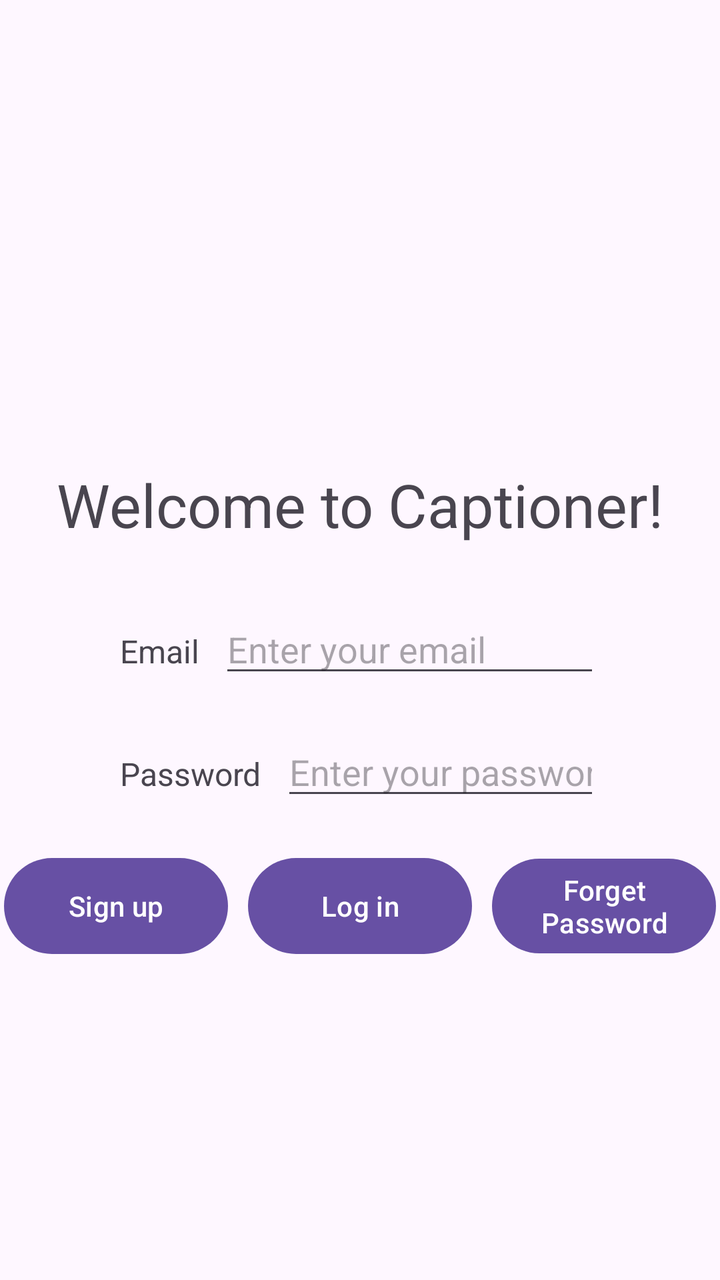
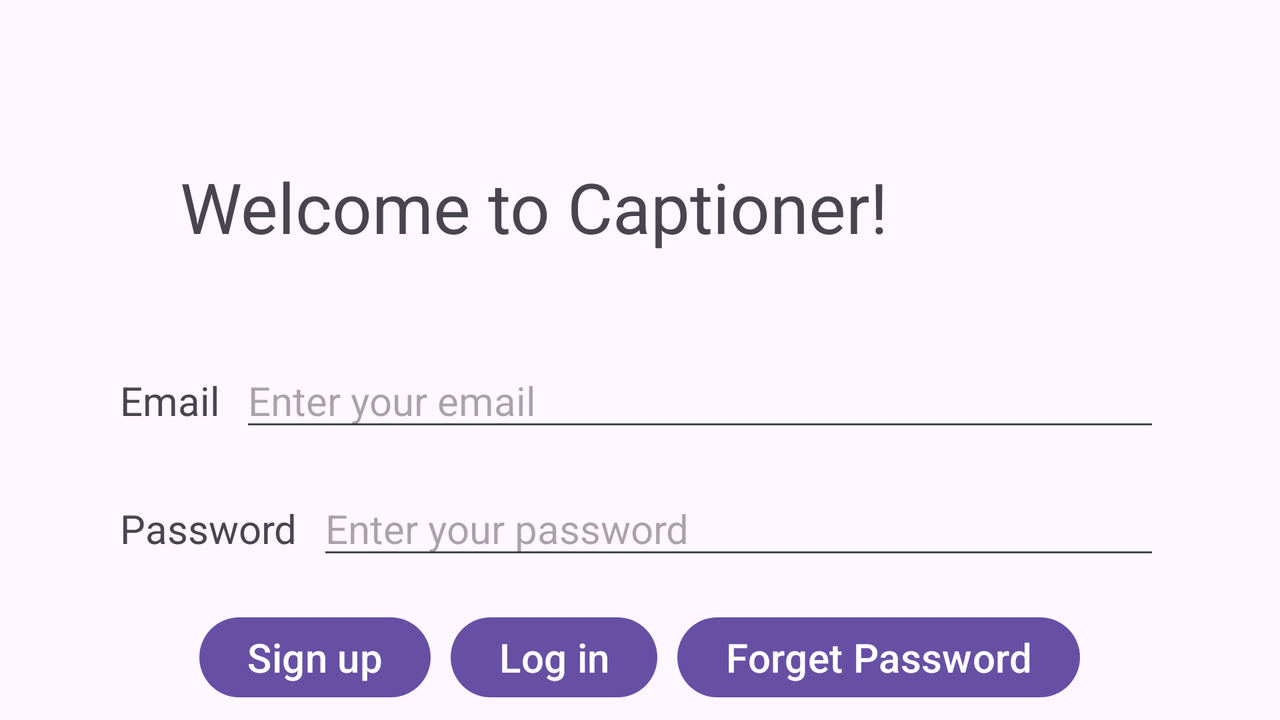

Compare how this app lays out the same screen by default and in its alternative resource folder. The renders come first, then the two layout files and the values they reference.
<!-- AndroidManifest.xml: application theme Theme.Captioner -->
<!-- res/layout/activity_login.xml -->
<?xml version="1.0" encoding="utf-8"?>
<RelativeLayout xmlns:android="http://schemas.android.com/apk/res/android"
    xmlns:tools="http://schemas.android.com/tools"
    android:layout_width="match_parent"
    android:layout_height="match_parent">

    <ImageView
        android:id="@+id/logoImage"
        android:layout_width="139dp"
        android:layout_height="112dp"
        android:layout_centerHorizontal="true"
        android:layout_marginTop="100dp"
        android:src="@drawable/baseline_smart_display_24" />

    <TextView
        android:id="@+id/welcomeText"
        android:layout_width="wrap_content"
        android:layout_height="wrap_content"
        android:text="@string/welcome"
        android:textSize="30sp"
        android:layout_below="@id/logoImage"
        android:layout_centerHorizontal="true"
        android:layout_marginTop="20dp"/>

    <LinearLayout
        android:id="@+id/emailLayout"
        android:layout_width="match_parent"
        android:layout_height="wrap_content"
        android:layout_below="@id/welcomeText"
        android:layout_marginTop="30dp"
        android:layout_marginLeft="60dp"
        android:layout_marginRight="60dp"
        android:orientation="horizontal"
        android:gravity="center_horizontal">

        <TextView
            android:id="@+id/emailLabel"
            android:layout_width="wrap_content"
            android:layout_height="wrap_content"
            android:text="Email"
            android:textSize="16sp"/>

        <EditText
            android:id="@+id/emailEditText"
            android:layout_width="match_parent"
            android:layout_height="wrap_content"
            android:layout_marginStart="10dp"
            android:hint="Enter your email"
            tools:ignore="TouchTargetSizeCheck" />

    </LinearLayout>

    <LinearLayout
        android:id="@+id/passwordLayout"
        android:layout_width="match_parent"
        android:layout_height="wrap_content"
        android:layout_below="@id/emailLayout"
        android:layout_marginTop="20dp"
        android:layout_marginLeft="60dp"
        android:layout_marginRight="60dp"
        android:orientation="horizontal"
        android:gravity="center_horizontal">

        <TextView
            android:id="@+id/passwordLabel"
            android:layout_width="wrap_content"
            android:layout_height="wrap_content"
            android:text="Password"
            android:textSize="16sp"/>

        <EditText
            android:id="@+id/passwordEditText"
            android:layout_width="match_parent"
            android:layout_height="wrap_content"
            android:layout_marginStart="10dp"
            android:hint="Enter your password"
            android:inputType="textPassword"
            tools:ignore="TouchTargetSizeCheck" />

    </LinearLayout>

    <LinearLayout
        android:id="@+id/buttonLayout"
        android:layout_width="match_parent"
        android:layout_height="wrap_content"
        android:layout_below="@id/passwordLayout"
        android:layout_marginTop="20dp"
        android:orientation="horizontal"
        android:gravity="center">

        <Button
            android:id="@+id/signupButton"
            android:layout_width="112dp"
            android:layout_height="56dp"
            android:text="Sign up" />

        <Button
            android:id="@+id/loginButton"
            android:layout_width="112dp"
            android:layout_height="56dp"
            android:layout_marginStart="10dp"
            android:text="Log in" />

        <Button
            android:id="@+id/forgetPasswordButton"
            android:layout_width="112dp"
            android:layout_height="wrap_content"
            android:layout_marginStart="10dp"
            android:text="Forget Password" />

    </LinearLayout>

</RelativeLayout>
<!-- resources referenced by this layout -->
<resources>
  <string name="welcome">Welcome to Captioner!</string>
  <style name="Theme.Captioner" parent="Base.Theme.Captioner" />
  <style name="Base.Theme.Captioner" parent="Theme.Material3.DayNight.NoActionBar">
          
          
      </style>
</resources>
<!-- res/layout-land/activity_login.xml (the repository's variant of the layout above) -->
<!-- drawn on the phone turned sideways -->
<?xml version="1.0" encoding="utf-8"?>
<androidx.constraintlayout.widget.ConstraintLayout xmlns:android="http://schemas.android.com/apk/res/android"
    xmlns:tools="http://schemas.android.com/tools"
    android:layout_width="match_parent"
    android:layout_height="match_parent">

    <RelativeLayout
        android:layout_width="match_parent"
        android:layout_height="match_parent">


        <ImageView
            android:id="@+id/logoImage"
            android:layout_width="wrap_content"
            android:layout_height="wrap_content"
            android:layout_marginTop="20dp"
            android:layout_marginStart="80dp"
            android:src="@drawable/ic_launcher_foreground" />

        <TextView
            android:id="@+id/welcomeText"
            android:layout_width="wrap_content"
            android:layout_height="wrap_content"
            android:layout_toRightOf="@+id/logoImage"
            android:layout_marginTop="80dp"
            android:layout_marginLeft="10dp"
            android:text="@string/welcome"
            android:textSize="35sp" />

        <LinearLayout
            android:id="@+id/idLayout"
            android:layout_width="match_parent"
            android:layout_height="wrap_content"
            android:layout_below="@id/welcomeText"
            android:layout_marginLeft="60dp"
            android:layout_marginTop="50dp"
            android:layout_marginRight="60dp"
            android:gravity="center_horizontal"
            android:orientation="horizontal">

            <TextView
                android:id="@+id/emailLabel"
                android:layout_width="wrap_content"
                android:layout_height="wrap_content"
                android:text="Email"
                android:textSize="20sp" />

            <EditText
                android:id="@+id/emailEditText"
                android:layout_width="match_parent"
                android:layout_height="wrap_content"
                android:layout_marginStart="10dp"
                android:hint="Enter your email"
                android:textSize="20sp"
                tools:ignore="TouchTargetSizeCheck" />

        </LinearLayout>

        <LinearLayout
            android:id="@+id/passwordLayout"
            android:layout_width="match_parent"
            android:layout_height="wrap_content"
            android:layout_below="@id/idLayout"
            android:layout_marginLeft="60dp"
            android:layout_marginTop="20dp"
            android:layout_marginRight="60dp"
            android:gravity="center_horizontal"
            android:orientation="horizontal">

            <TextView
                android:id="@+id/passwordLabel"
                android:layout_width="wrap_content"
                android:layout_height="wrap_content"
                android:text="Password"
                android:textSize="20sp" />

            <EditText
                android:id="@+id/passwordEditText"
                android:layout_width="match_parent"
                android:layout_height="wrap_content"
                android:layout_marginStart="10dp"
                android:hint="Enter your password"
                android:textSize="20sp"
                android:inputType="textPassword"
                tools:ignore="TouchTargetSizeCheck" />

        </LinearLayout>

        <LinearLayout
            android:id="@+id/buttonLayout"
            android:layout_width="match_parent"
            android:layout_height="wrap_content"
            android:layout_below="@id/passwordLayout"
            android:layout_marginTop="20dp"
            android:gravity="center"
            android:orientation="horizontal">

            <Button
                android:id="@+id/signupButton"
                android:layout_width="wrap_content"
                android:layout_height="match_parent"
                android:textSize="20sp"
                android:text="Sign up" />

            <Button
                android:id="@+id/loginButton"
                android:layout_width="wrap_content"
                android:layout_height="match_parent"
                android:layout_marginStart="10dp"
                android:textSize="20sp"
                android:text="Log in" />

            <Button
                android:id="@+id/forgetPasswordButton"
                android:layout_width="wrap_content"
                android:layout_height="match_parent"
                android:layout_marginStart="10dp"
                android:text="Forget Password"
                android:textSize="20sp" />

        </LinearLayout>

    </RelativeLayout>
</androidx.constraintlayout.widget.ConstraintLayout>
